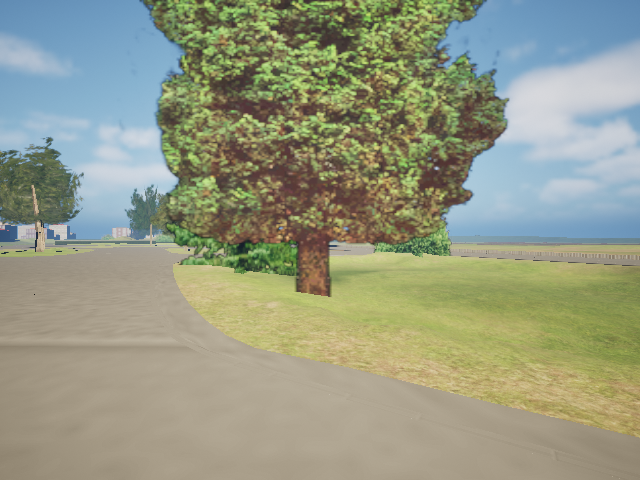
#> input picture tests/Task_18_Camera_Extension_Final_Research/08_Extracted_Images/baseline_clear/baseline_clear_frame_000_rgb.png, 640 x 480 px; its folder holds only this picture in this run
$ python task18_e6_camera_processing_benchmark.py   (older library calls are emulated)
#> lines starting #> are read from the running program, lines starting #| are printed output that depends on the picture; after the words box and inside, x2 and y2 are one past the last pixel; in counts of white or black regions, pixels touching at a corner belong together
import csv
import time
import statistics
from pathlib import Path

import cv2
import numpy as np

BASE = Path(
    r"E:\GEMSTAR_Project\sensor-health-monitor"
    r"\tests\Task_18_Camera_Extension_Final_Research"
)

IMAGE_DIR = BASE / "08_Extracted_Images"
DATA = BASE / "02_CSV_Data"
GRAPHS = BASE / "01_Graphs"

DATA.mkdir(parents=True, exist_ok=True)
GRAPHS.mkdir(parents=True, exist_ok=True)

cv2.setNumThreads(1)

RUNS = 30
WARMUPS = 5
FULL_SIZE = (640, 480)
HALF_SIZE = (320, 240)

def sobel(gray):
    gx = cv2.Sobel(gray, cv2.CV_16S, 1, 0, ksize=3)
    gy = cv2.Sobel(gray, cv2.CV_16S, 0, 1, ksize=3)
    magnitude = cv2.addWeighted(
        cv2.convertScaleAbs(gx), 0.5,
        cv2.convertScaleAbs(gy), 0.5, 0
    )
    return magnitude

def run_mode(image, mode):
    if mode == "GRAYSCALE":
        return cv2.cvtColor(image, cv2.COLOR_BGR2GRAY)

    if mode == "SOBEL_FULL":
        gray = cv2.cvtColor(image, cv2.COLOR_BGR2GRAY)
        return sobel(gray)

    if mode == "GAUSSIAN_SOBEL":
        gray = cv2.cvtColor(image, cv2.COLOR_BGR2GRAY)
        blurred = cv2.GaussianBlur(gray, (5, 5), 1.0)
        return sobel(blurred)

    if mode == "SOBEL_HALF":
        reduced = cv2.resize(
            image, HALF_SIZE,
            interpolation=cv2.INTER_AREA
        )
        gray = cv2.cvtColor(reduced, cv2.COLOR_BGR2GRAY)
        edges = sobel(gray)
        return cv2.resize(
            edges, FULL_SIZE,
            interpolation=cv2.INTER_LINEAR
        )

    raise ValueError("Unknown mode: " + mode)

def percentile_nearest(values, percentage):
    sorted_values = sorted(values)
    index = max(
        0,
        int(np.ceil(percentage / 100 * len(values))) - 1
    )
    return sorted_values[index]

def main():
    import matplotlib
    matplotlib.use("Agg")
    import matplotlib.pyplot as plt

    print("\n=== TASK 18.E6 CAMERA BENCHMARK ===")

    files = sorted(IMAGE_DIR.rglob("*.png"))

    modes = [
        "GRAYSCALE",
        "SOBEL_FULL",
        "GAUSSIAN_SOBEL",
        "SOBEL_HALF",
    ]

    results = []
    timing_samples = []

    for path in files:
        image = cv2.imread(str(path), cv2.IMREAD_COLOR)
#> image is the input picture: shape (480, 640, 3); mean B, G, R 131.7, 153.8, 149.3

        if image is None:
            continue

        # Normalize resolution before timing.
        if (image.shape[1], image.shape[0]) != FULL_SIZE:
            image = cv2.resize(
                image, FULL_SIZE,
                interpolation=cv2.INTER_AREA
            )

        reference = run_mode(image, "SOBEL_FULL")
#> in run_mode, `gray = cv2.cvtColor(image, cv2.COLOR_BGR2GRAY)`:
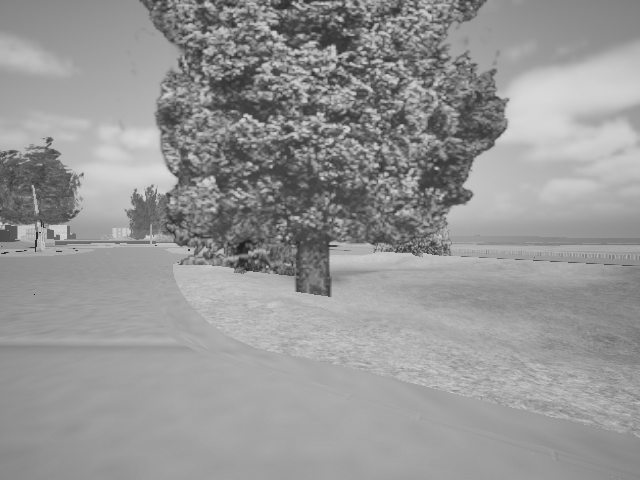
#> gray: shape (480, 640); min 22, max 217, mean 150
#> in sobel, `gx = cv2.Sobel(gray, cv2.CV_16S, 1, 0, ksize=3)`:
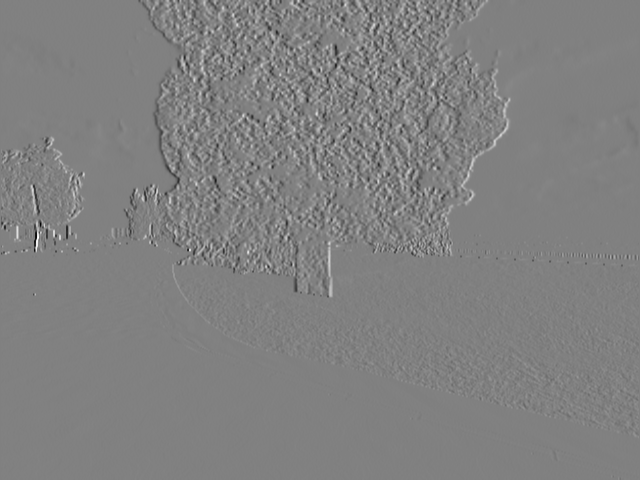
#> gx: shape (480, 640) int16; min -588, max 576, mean 0.2; drawn with min black and max white
#> in sobel, `gy = cv2.Sobel(gray, cv2.CV_16S, 0, 1, ksize=3)`:
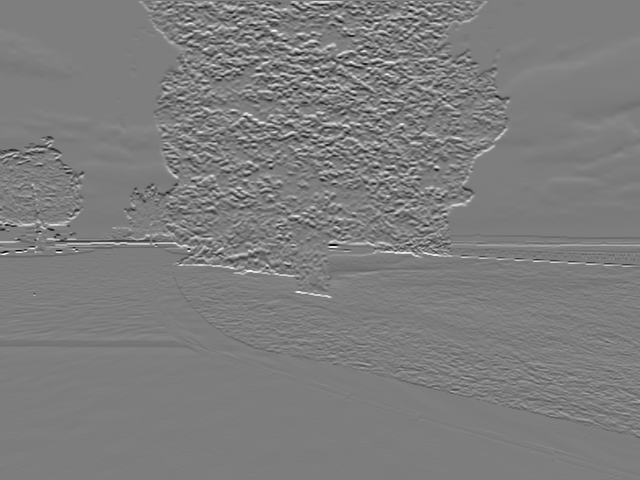
#> gy: shape (480, 640) int16; min -513, max 527, mean 0.5; drawn with min black and max white
        reference_edges = reference >= 40
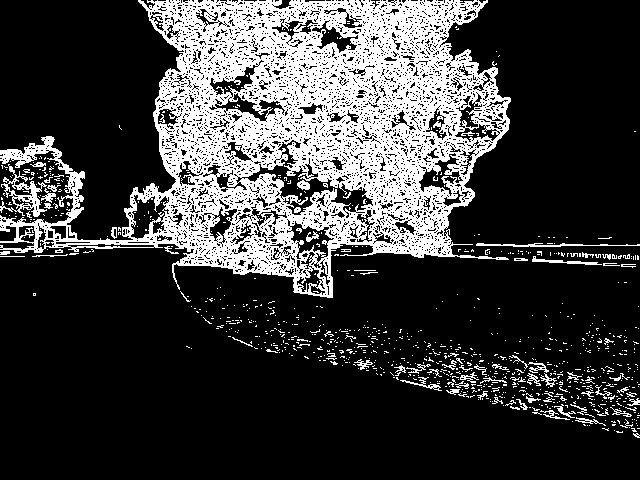
#> reference_edges: shape (480, 640) bool; 23.5% white; 942 white regions (867 under 20 px), largest, box (x1, y1, x2, y2) and area: (0, 0, 511, 298) 64925, (0, 164, 47, 217) 747, (476, 243, 640, 247) 310

        for mode in modes:
            for _ in range(WARMUPS):
                run_mode(image, mode)

            samples = []
            output = None

            for repeat in range(RUNS):
                t0 = time.perf_counter_ns()
                output = run_mode(image, mode)
                elapsed_ms = (
                    time.perf_counter_ns() - t0
                ) / 1_000_000

                samples.append(elapsed_ms)

                timing_samples.append({
                    "Recording": path.parent.name,
                    "ImageName": path.name,
                    "Mode": mode,
                    "Run": repeat + 1,
                    "LatencyMs": elapsed_ms,
                })

            row = {
                "Recording": path.parent.name,
                "ImageName": path.name,
                "Mode": mode,
                "MedianMs": statistics.median(samples),
                "P95Ms": percentile_nearest(samples, 95),
                "MaxMs": max(samples),
                "StdMs": statistics.stdev(samples),
                "Runs": RUNS,
            }

            # Diagnostic edge-map comparison only.
            # It is NOT validated object detection accuracy.
            if mode != "GRAYSCALE":
                candidate_edges = output >= 40

                intersection = np.count_nonzero(
                    reference_edges & candidate_edges
                )

                denominator = (
                    np.count_nonzero(reference_edges) +
                    np.count_nonzero(candidate_edges)
                )

                edge_f1 = (
                    2 * intersection / denominator
                    if denominator else 1.0
                )

                row["EdgeMapF1VsFull"] = edge_f1
            else:
                row["EdgeMapF1VsFull"] = ""

            results.append(row)
#> this loop made 4 passes
#> (intersection, denominator, edge_f1) on passes 2 to 4: (72043, 144086, 1), (51039, 125905, 0.811), (64476, 158415, 0.814)
#> pass 3, in sobel (call 37), `magnitude = cv2.addWeighted( cv2.convertScaleAbs(gx), 0.5, cv2.convert..`:
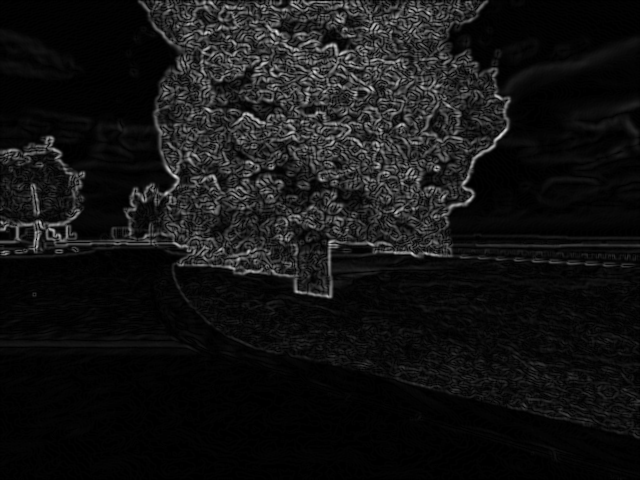
#> magnitude: shape (480, 640); min 0, max 229, mean 19.7
#> after the loop:
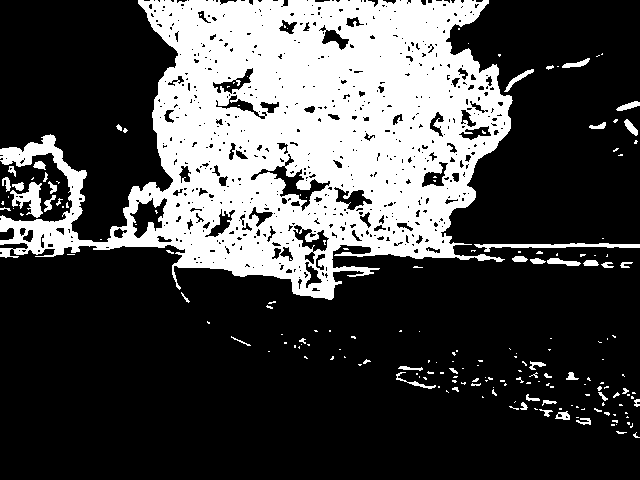
#> candidate_edges: shape (480, 640) bool; 28.1% white; 190 white regions (144 under 20 px), largest, box (x1, y1, x2, y2) and area: (0, 0, 513, 300) 81720, (474, 243, 640, 252) 628, (10, 182, 43, 218) 550
#> after the loop, results = 4 items; timing_samples = 120 items

        print(
            f"{path.parent.name:30s} | "
            f"{path.name} | 4 modes completed"
        )
#> pass 2 of the loop in main, `for path in files:`:
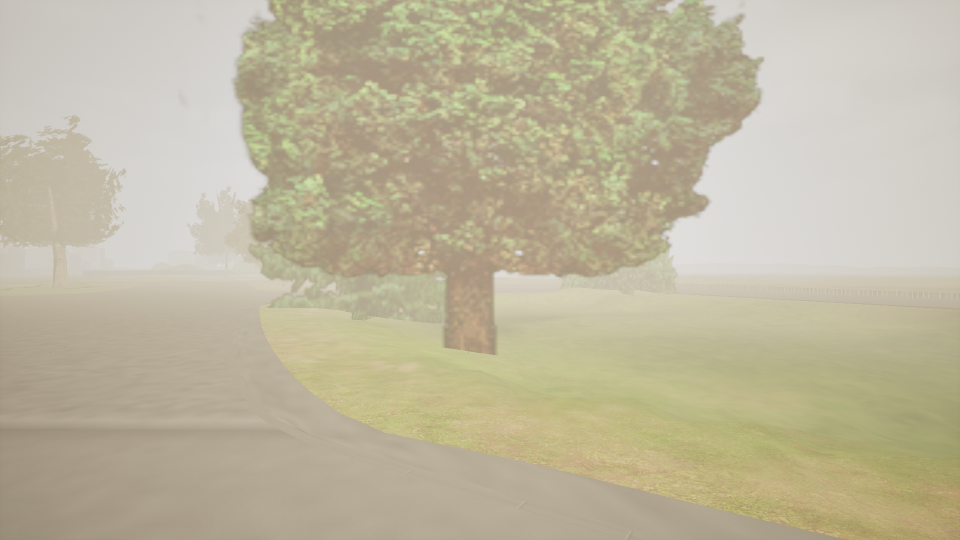
#> input picture tests/Task_18_Camera_Extension_Final_Research/08_Extracted_Images/baseline_fog/baseline_fog_frame_000_rgb.png, 1920 x 1080 px (shown at 1/2 size)
#> in main, image is the input picture: shape (1080, 1920, 3); mean B, G, R 158.1, 182.7, 190
#> image: shape (480, 640, 3)
#> in main, `reference_edges = reference >= 40`:
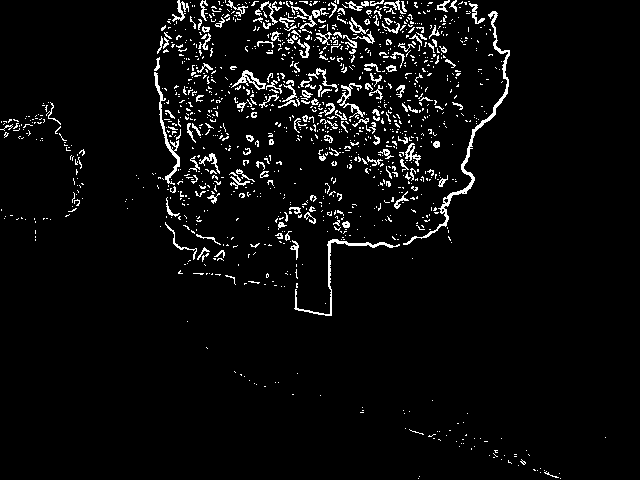
#> reference_edges: shape (480, 640) bool; 4.5% white in thin lines or dots
#> the loop in main, `for mode in modes:` made 4 passes
#> (intersection, denominator, edge_f1) on passes 2 to 4: (13764, 27528, 1), (5050, 18921, 0.534), (11000, 35633, 0.617)
#> after the loop in main, `for mode in modes:`:
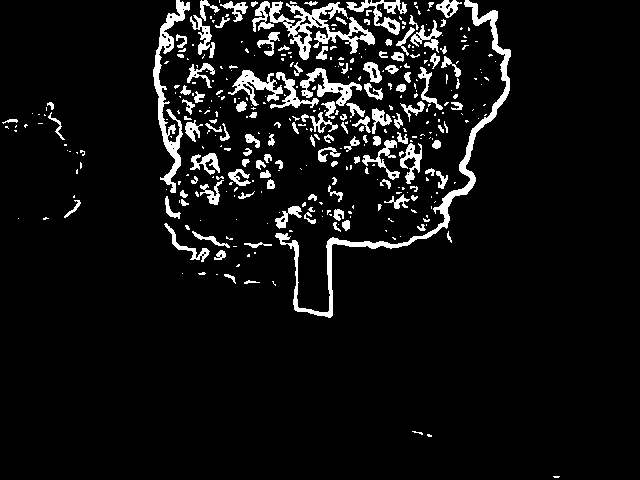
#> candidate_edges: shape (480, 640) bool; 7.1% white; 375 white regions (248 under 20 px), largest, box (x1, y1, x2, y2) and area: (275, 0, 511, 318) 3308, (252, 1, 375, 60) 2207, (153, 0, 190, 193) 1735
#> after the loop in main, `for mode in modes:`: results = 8 items; timing_samples = 240 items

    if not results:
        raise RuntimeError("No images were benchmarked.")

    result_file = (
        DATA / "task18_e6_camera_processing_results.csv"
    )
    samples_file = (
        DATA / "task18_e6_camera_timing_samples.csv"
    )
    summary_file = (
        DATA / "task18_e6_camera_processing_summary.csv"
    )

    def save_csv(path, rows):
        with path.open(
            "w", encoding="utf-8", newline=""
        ) as f:
            writer = csv.DictWriter(
                f, fieldnames=list(rows[0].keys())
            )
            writer.writeheader()
            writer.writerows(rows)

    save_csv(result_file, results)
    save_csv(samples_file, timing_samples)

    summary = []

    for mode in modes:
        group = [r for r in results if r["Mode"] == mode]

        edge_scores = [
            float(r["EdgeMapF1VsFull"])
            for r in group
            if r["EdgeMapF1VsFull"] != ""
        ]

        row = {
            "Mode": mode,
            "Images": len(group),
            "MedianOfFrameMediansMs": statistics.median(
                r["MedianMs"] for r in group
            ),
            "MedianFrameP95Ms": statistics.median(
                r["P95Ms"] for r in group
            ),
            "WorstObservedMs": max(
                r["MaxMs"] for r in group
            ),
            "MedianEdgeMapF1VsFull": (
                statistics.median(edge_scores)
                if edge_scores else ""
            ),
        }
        summary.append(row)
#> this loop made 4 passes
#> edge_scores on passes 2 to 4: [1, 1], [0.811, 0.534], [0.814, 0.617]
#> after the loop, summary = 4 items

    save_csv(summary_file, summary)

    fig, axes = plt.subplots(
        1, 2, figsize=(13, 5)
    )

    names = [r["Mode"] for r in summary]
#> names = ['GRAYSCALE', 'SOBEL_FULL', 'GAUSSIAN_SOBEL', 'SOBEL_HALF']
    values = [
        r["MedianOfFrameMediansMs"]
        for r in summary
    ]
#> values = [0.412, 2.22, 1.64, 1.22]

    axes[0].bar(names, values)
    axes[0].set_title("PC preprocessing latency")
    axes[0].set_ylabel("Median processing time (ms)")
    axes[0].tick_params(axis="x", rotation=25)
    axes[0].grid(axis="y", alpha=0.3)

    edge_names = [
        r["Mode"] for r in summary
        if r["MedianEdgeMapF1VsFull"] != ""
    ]
#> edge_names = ['SOBEL_FULL', 'GAUSSIAN_SOBEL', 'SOBEL_HALF']
    edge_values = [
        r["MedianEdgeMapF1VsFull"]
        for r in summary
        if r["MedianEdgeMapF1VsFull"] != ""
    ]
#> edge_values = [1, 0.672, 0.716]

    axes[1].bar(edge_names, edge_values)
    axes[1].set_title("Edge agreement with full Sobel")
    axes[1].set_ylabel("Binary edge-map F1")
    axes[1].set_ylim(0, 1.05)
    axes[1].tick_params(axis="x", rotation=25)
    axes[1].grid(axis="y", alpha=0.3)

    fig.suptitle(
        "GEMSTAR Camera: Workload and Edge-Map Trade-offs"
    )
    fig.tight_layout()

    graph = (
        GRAPHS / "task18_e6_camera_processing_comparison.png"
    )
    fig.savefig(graph, dpi=180, bbox_inches="tight")
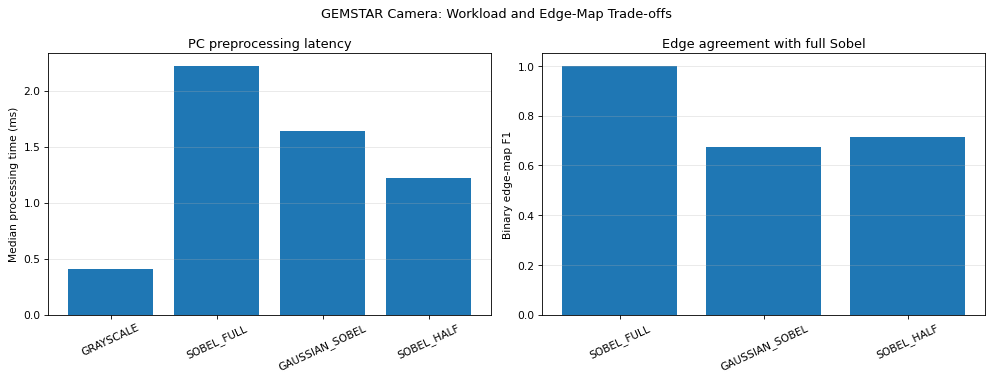
#> figure drawn by matplotlib, 2 panels; panel 1: tallest bar 2.22 high, from x = 0.6 to 1.4; panel 2: tallest bar 1 high, from x = -0.4 to 0.4
    plt.close(fig)

    print("\n=== TASK 18.E6 SUMMARY ===")

    for row in summary:
        f1 = row["MedianEdgeMapF1VsFull"]
        f1_text = (
            f"{f1:.4f}"
            if isinstance(f1, float) else "N/A"
        )

        print(
            f"{row['Mode']:16s}"
            f" | Median={row['MedianOfFrameMediansMs']:.4f} ms"
            f" | P95 median={row['MedianFrameP95Ms']:.4f} ms"
            f" | Edge F1={f1_text}"
        )
#> this loop made 4 passes
#> (f1, f1_text) on passes 1 to 4: ('', 'N/A'), (1, '1.0000'), (0.672, '0.6723'), (0.716, '0.7157')
#| GRAYSCALE        | Median=0.4116 ms | P95 median=0.4594 ms | Edge F1=N/A
#| SOBEL_FULL       | Median=2.2193 ms | P95 median=3.6641 ms | Edge F1=1.0000
#| GAUSSIAN_SOBEL   | Median=1.6393 ms | P95 median=1.9668 ms | Edge F1=0.6723
#| SOBEL_HALF       | Median=1.2176 ms | P95 median=1.7615 ms | Edge F1=0.7157

    print("\n=== TASK 18.E6 COMPLETE ===")
    print("Images:", len(files))
    print("Processing modes:", len(modes))
    print("Timing repetitions per image/mode:", RUNS)
    print("Timing samples:", len(timing_samples))
#| Timing samples: 240
    print("Results saved:", result_file.is_file())
    print("Samples saved:", samples_file.is_file())
    print("Summary saved:", summary_file.is_file())
    print("Graph saved:", graph.is_file())
    print("Graph:", graph)

    print("\nLIMITATIONS:")
    print("PC OpenCV timing, not ARM/FPGA timing.")
    print("Image file I/O and initial resize excluded.")
    print("Sobel reference is an algorithm comparison,")
    print("not ground-truth feature or obstacle accuracy.")
    print("All runs use images standardized to 640x480.")

if __name__ == "__main__":
    main()
